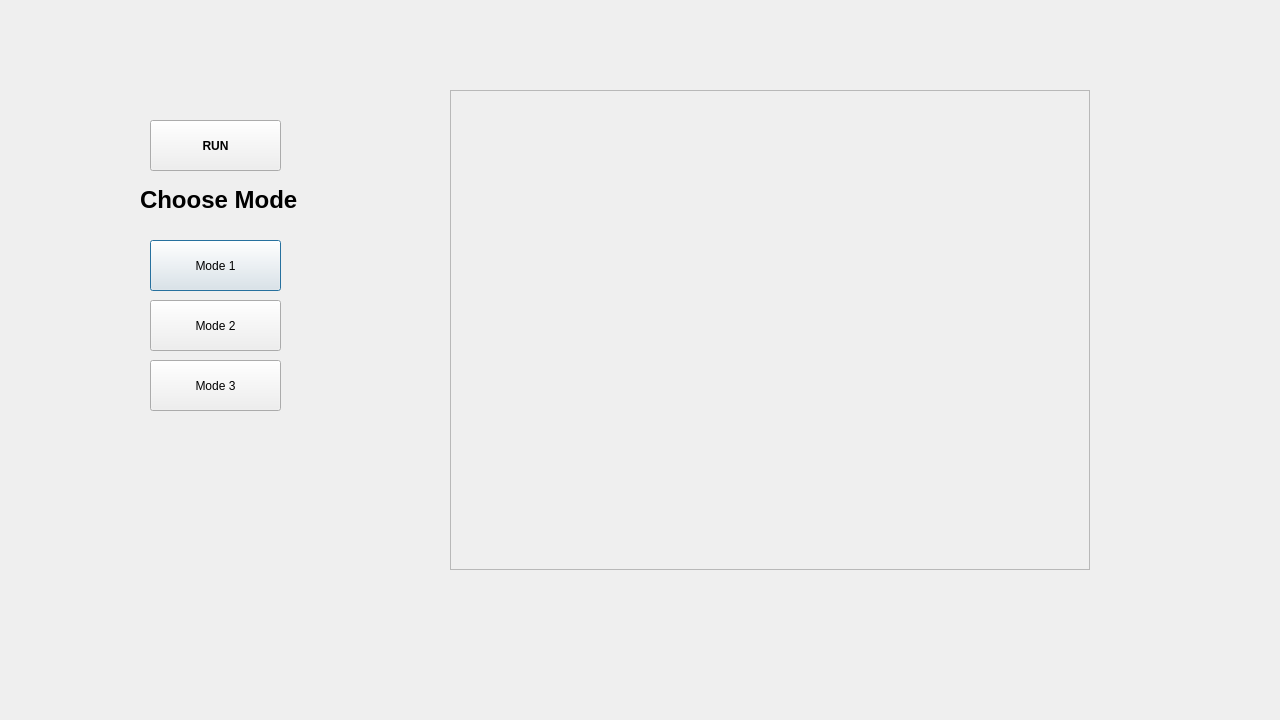
<?xml version="1.0" encoding="UTF-8"?>
<ui version="4.0">
 <class>HandGestureRecognition</class>
 <widget class="QDialog" name="HandGestureRecognition">
  <property name="geometry">
   <rect>
    <x>0</x>
    <y>0</y>
    <width>1280</width>
    <height>720</height>
   </rect>
  </property>
  <property name="windowTitle">
   <string>Dialog</string>
  </property>
  <widget class="QFrame" name="Video">
   <property name="geometry">
    <rect>
     <x>450</x>
     <y>90</y>
     <width>640</width>
     <height>480</height>
    </rect>
   </property>
   <property name="frameShape">
    <enum>QFrame::StyledPanel</enum>
   </property>
   <property name="frameShadow">
    <enum>QFrame::Raised</enum>
   </property>
  </widget>
  <widget class="QLabel" name="label">
   <property name="geometry">
    <rect>
     <x>140</x>
     <y>190</y>
     <width>291</width>
     <height>20</height>
    </rect>
   </property>
   <property name="font">
    <font>
     <pointsize>18</pointsize>
     <weight>75</weight>
     <bold>true</bold>
    </font>
   </property>
   <property name="text">
    <string>Choose Mode</string>
   </property>
  </widget>
  <widget class="QPushButton" name="pushButton">
   <property name="geometry">
    <rect>
     <x>150</x>
     <y>240</y>
     <width>131</width>
     <height>51</height>
    </rect>
   </property>
   <property name="text">
    <string>Mode 1</string>
   </property>
  </widget>
  <widget class="QPushButton" name="pushButton_2">
   <property name="geometry">
    <rect>
     <x>150</x>
     <y>300</y>
     <width>131</width>
     <height>51</height>
    </rect>
   </property>
   <property name="text">
    <string>Mode 2</string>
   </property>
  </widget>
  <widget class="QPushButton" name="pushButton_3">
   <property name="geometry">
    <rect>
     <x>150</x>
     <y>360</y>
     <width>131</width>
     <height>51</height>
    </rect>
   </property>
   <property name="text">
    <string>Mode 3</string>
   </property>
  </widget>
  <widget class="QPushButton" name="pushButton_4">
   <property name="geometry">
    <rect>
     <x>150</x>
     <y>120</y>
     <width>131</width>
     <height>51</height>
    </rect>
   </property>
   <property name="font">
    <font>
     <family>Segoe UI</family>
     <weight>75</weight>
     <bold>true</bold>
    </font>
   </property>
   <property name="text">
    <string>RUN</string>
   </property>
  </widget>
 </widget>
 <resources/>
 <connections/>
</ui>
